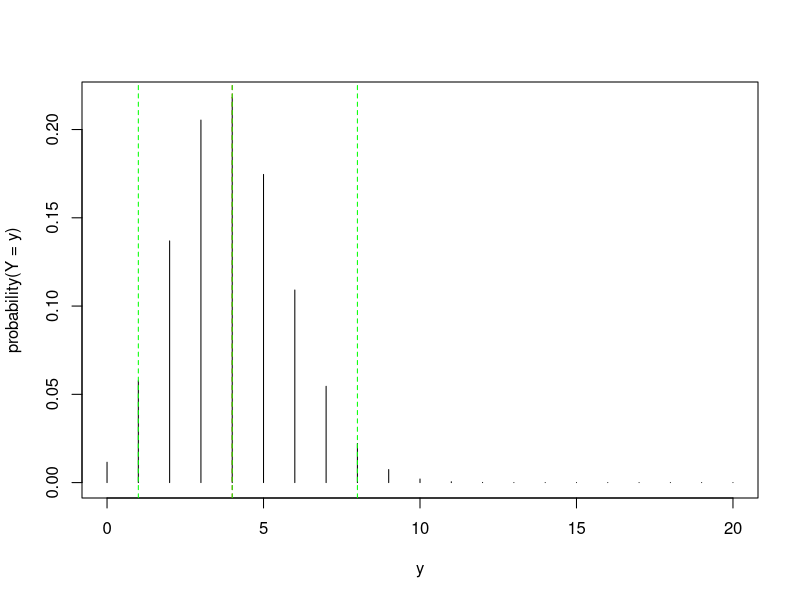
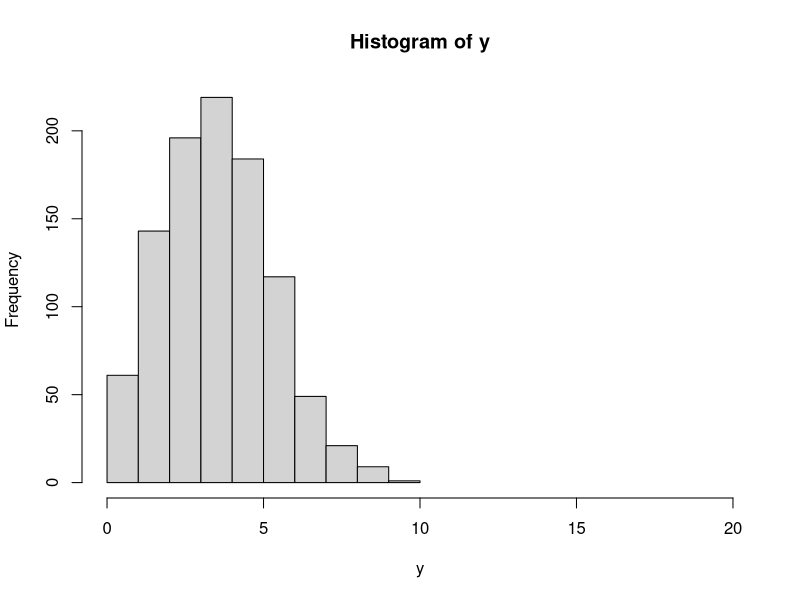

Write R code to recreate these figures, in order.
## this code explores the Binomial probability distribution in R

## view the help page
help(dbinom)

## plot the PMF for n = 20 and p = 0.2
y<-0:20
plot(y,dbinom(x=y,size=20,prob=0.2),type='h',ylab="probability(Y = y)", xlab="y")

## add mean and 0.025, 0.5, and 0.975 quantiles
abline(v=(20*0.2),col="red",lty=2)
abline(v=qbinom(p=c(0.025,0.5,0.975),size=20,prob=0.2),col="green",lty=2)

## draw 1000 random variates from a Binomial
y<-rbinom(n=1000,size=20,prob=0.2)
hist(y,xlim=c(0,20))

## calculate mean and quantiles of sample
mean(y)
quantile(x=y,probs=c(0.025,0.5,0.975))
